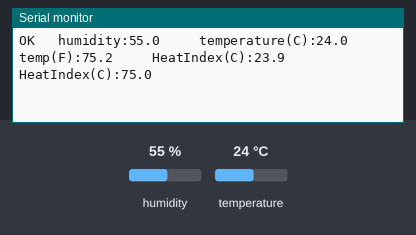
The sketch below on a simulated ESP32. Shown: the last lines printed to the serial monitor. The test bench sets the inputs (shaded band); at power-on: humidity 55 %, temperature 24 °C.

Above: at 10.8 s.
10.9 s: humidity set to 22 %
At 16.0 s:
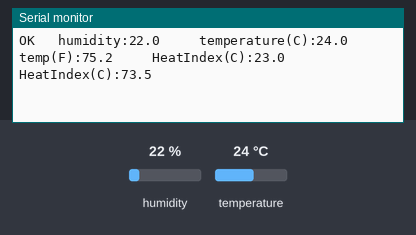
18.4 s: temperature set to 12 °C
At 21.5 s:
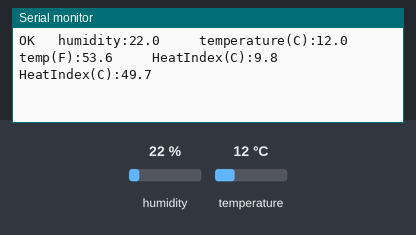
25.9 s: humidity set to 40 %
At 31.2 s:
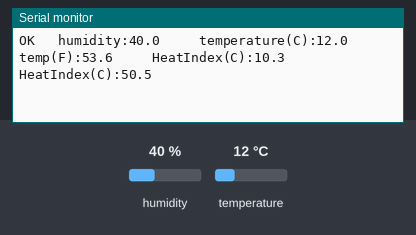
Timing chart, 0 to 32.7 s (numbered marks = the images above; inputs shaded):
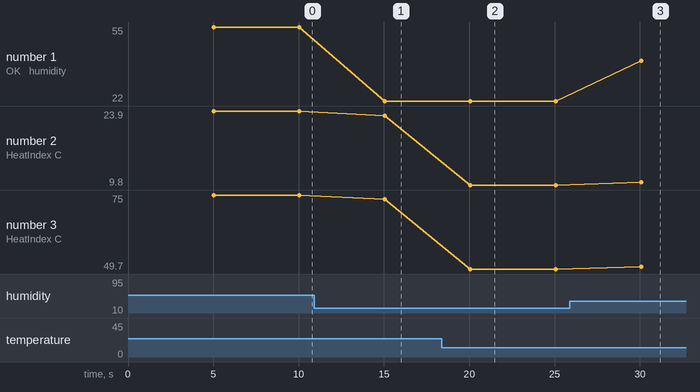

Measured:
- after the input at 10.9 s, the serial monitor: prints a new line after 4.1 s (image 1)
- after the input at 18.4 s, the serial monitor: prints a new line after 1.7 s (image 2)
- after the input at 25.9 s, the serial monitor: prints a new line after 4.2 s (image 3)
- plotted number 1: 55 → 22 after the input at 10.9 s, 22 → 40 after the input at 25.9 s
- plotted number 2: 23.9 → 23 after the input at 10.9 s, 23 → 9.8 after the input at 18.4 s, 9.8 → 10.3 after the input at 25.9 s
- plotted number 3: 75 → 73.5 after the input at 10.9 s, 73.5 → 49.7 after the input at 18.4 s, 49.7 → 50.5 after the input at 25.9 s

The sketch:

dht22.ino
```cpp
/*
 * https://circuits4you.com/2019/01/25/esp32-dht11-22-humidity-temperature-sensor-interfacing-example/
 * check arduino set to firbeetle es32 board.
 * needs DHT_sensor_library_for_ESPx dir installed in C:\Users\Matthew\Documents\Arduino\libraries\
 * via meni > sketch > include library > manage library > search for 'dhtesp'
 * reference > https://desire.giesecke.tk/index.php/2018/01/30/esp32-dht11/
 *
 */

#include "DHTesp.h"

#define DHTpin 15    //D15 of ESP32 DevKit

DHTesp dht;

void setup()
{
  Serial.begin(115200);
  Serial.println();
  Serial.println("Status\tHumidity (%)\tTemperature (C)\t(F)\tHeatIndex (C)\t(F)");

  // Autodetect is not working reliable, don't use the following line
  // dht.setup(17);

  // use this instead:
  dht.setup(DHTpin, DHTesp::DHT11); //for DHT11 Connect DHT sensor to GPIO 17
  //dht.setup(DHTpin, DHTesp::DHT22); //for DHT22 Connect DHT sensor to GPIO 17
  Serial.print("dht.getMinimumSamplingPeriod()");
  Serial.println(dht.getMinimumSamplingPeriod());
}

void loop()
{
  delay(dht.getMinimumSamplingPeriod()*5);

  float humidity = dht.getHumidity();
  float temperature = dht.getTemperature();

  Serial.print(dht.getStatusString());
  Serial.print("\t humidity:");
  Serial.print(humidity, 1);
  Serial.print("\t\t temperature(C):");
  Serial.print(temperature, 1);
  Serial.print("\t\ttemp(F):");
  Serial.print(dht.toFahrenheit(temperature), 1);
  Serial.print("\t\t HeatIndex(C):");
  Serial.print(dht.computeHeatIndex(temperature, humidity, false), 1);
  Serial.print("\t\t HeatIndex(C):");
  Serial.println(dht.computeHeatIndex(dht.toFahrenheit(temperature), humidity, true), 1);
}
```
